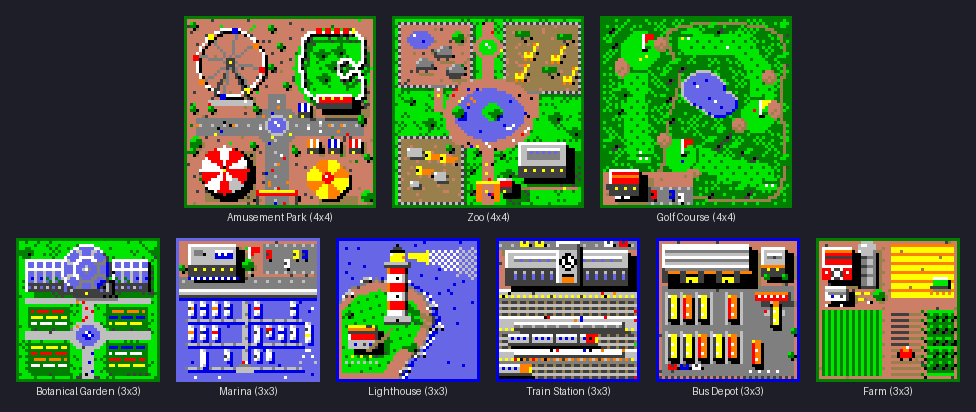

This figure's Python source:
"""Compose all leisure prototypes at 3x on a dark background with their names underneath -> _sheet.png"""
import json, os
from PIL import Image, ImageDraw, ImageFont

HERE = os.path.dirname(os.path.abspath(__file__))
ROWS = [['amusement_park', 'zoo', 'golf_course'],
        ['botanical_garden', 'marina', 'lighthouse', 'train_station', 'bus_depot', 'farm']]
S, GAP, LABEL, BG = 3, 16, 14, (0x1e, 0x1e, 0x28)
meta = json.load(open(os.path.join(HERE, 'meta.json')))
font = ImageFont.load_default()

def row_size(row):
    ims = [Image.open(os.path.join(HERE, f'{s}.png')) for s in row]
    return ims, sum(i.width * S for i in ims) + GAP * (len(ims) + 1), max(i.height * S for i in ims) + LABEL + GAP

rows = [row_size(r) for r in ROWS]
W = max(w for _, w, _ in rows); H = sum(h for _, _, h in rows) + GAP
sheet = Image.new('RGB', (W, H), BG)
d = ImageDraw.Draw(sheet)
y = GAP
for (ims, w, h), slugs in zip(rows, ROWS):
    x = GAP + (W - w) // 2
    for im, slug in zip(ims, slugs):
        big = im.resize((im.width * S, im.height * S), Image.NEAREST)
        sheet.paste(big, (x, y))
        name = f"{meta[slug]['name']} ({meta[slug]['tiles']}x{meta[slug]['tiles']})"
        tw = d.textlength(name, font=font)
        d.text((x + (big.width - tw) / 2, y + big.height + 3), name, fill=(220, 220, 220), font=font)
        x += big.width + GAP
    y += h
sheet.save(os.path.join(HERE, '_sheet.png'))
print('wrote', os.path.join(HERE, '_sheet.png'), sheet.size)
